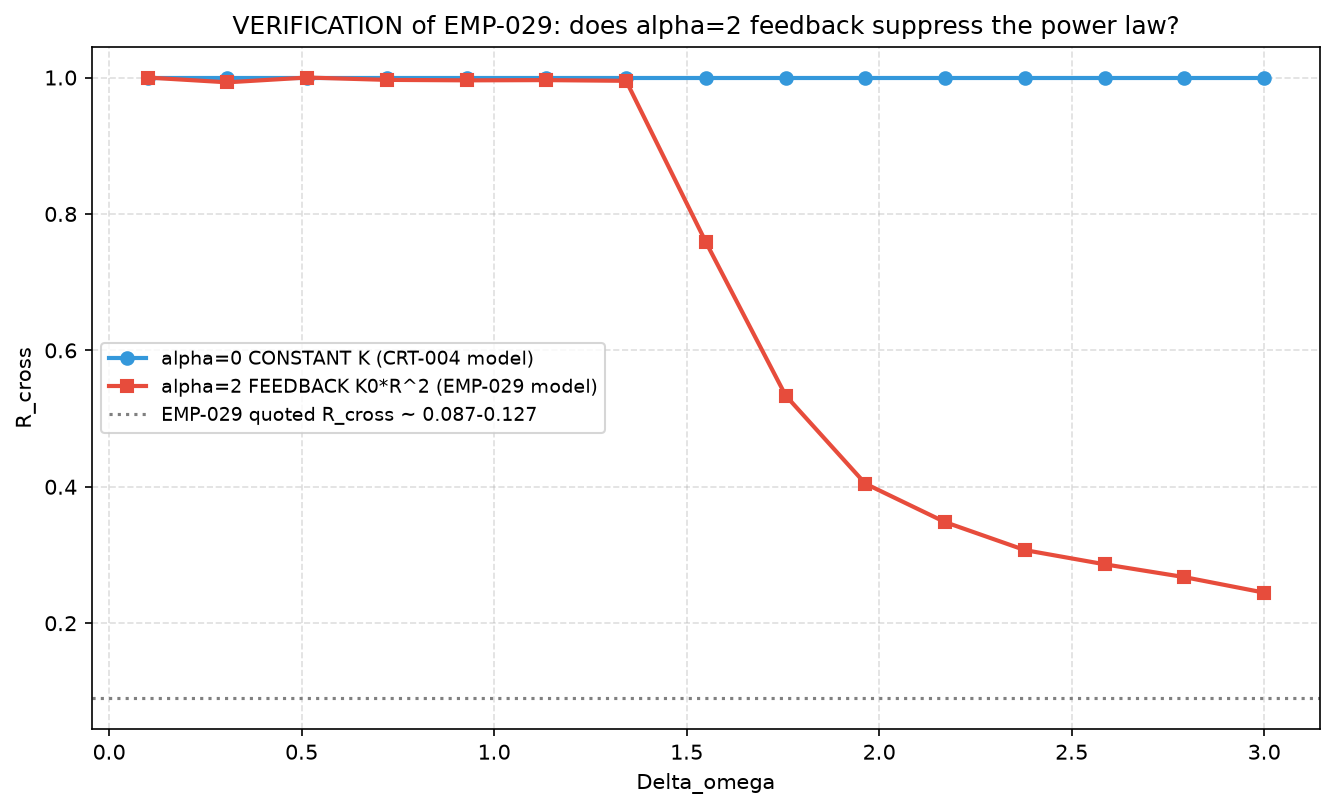

Generate this figure with Python:
"""
TARGETED VERIFICATION of EMP-029 (minimax): "flat gamma~0 in symmetric two-cluster
feedback Kuramoto."

KEY QUESTION: EMP-029 uses the alpha=2 FEEDBACK model (K_eff = K0*R^2), whereas
my CRT-004 adjudication (and EMP-020/EMP-015) used the alpha=0 CONSTANT-K mean-field
model. Does the presence of nonlinear feedback (alpha=2) SUPPRESS the resonance-gap
power law, producing the flat R_cross that minimax observed?

If YES: the "resonance-gap exponent" exists ONLY in the alpha=0 / constant-K model,
and EMP-029's flat result is fully expected (different model), NOT a contradiction.
This is the reconciliation between the gamma~1.58 camp and the gamma~0 camp.

We implement BOTH models on an identical two-cluster lattice and compare R_cross(dw):
  Model CONST-K (alpha=0): K_eff = K0 constant
  Model FB (alpha=2):      K_eff = K0 * R^2   (R = global order parameter)
"""
import numpy as np
import matplotlib
matplotlib.use('Agg')
import matplotlib.pyplot as plt

N_PER = 30
K0 = 2.0
ALPHA = 2
SIGMA = 0.1
DT = 0.05
T_SETTLE = 30.0
T_MEAS = 20.0


def sim_two_cluster(dw, model='constK', alpha=2.0, sigma=0.1, K0=2.0,
                    T_settle=30.0, T_meas=20.0, dt=0.05, seed=1):
    np.random.seed(seed)
    N = 2 * N_PER
    # intra-cluster dispersion
    d1 = np.random.normal(0, sigma, N_PER)
    d2 = np.random.normal(0, sigma, N_PER)
    w1 = -0.5 * dw + d1
    w2 = 0.5 * dw + d2
    omega = np.concatenate([w1, w2])
    theta = np.random.uniform(-np.pi, np.pi, N)
    n_set = int(T_settle / dt)
    n_meas = int(T_meas / dt)
    for _ in range(n_set):
        z = np.mean(np.exp(1j * theta))
        R = np.abs(z)
        psi = np.angle(z)
        if model == 'fb':
            Kef = K0 * (R ** alpha)
        else:
            Kef = K0
        theta = theta + (omega + Kef * np.sin(psi - theta)) * dt
    coh = []
    for _ in range(n_meas):
        z = np.mean(np.exp(1j * theta))
        R = np.abs(z)
        psi = np.angle(z)
        if model == 'fb':
            Kef = K0 * (R ** alpha)
        else:
            Kef = K0
        theta = theta + (omega + Kef * np.sin(psi - theta)) * dt
        z1 = np.mean(np.exp(1j * theta[:N_PER]))
        z2 = np.mean(np.exp(1j * theta[N_PER:]))
        if np.abs(z1) > 1e-4 and np.abs(z2) > 1e-4:
            coh.append(np.exp(1j * (np.angle(z1) - np.angle(z2))))
        else:
            coh.append(0.0)
    return np.abs(np.mean(coh))


dw = np.linspace(0.1, 3.0, 15)

results = {'constK': [], 'fb': []}
for model in ['constK', 'fb']:
    for w in dw:
        # average over a few seeds
        vals = [sim_two_cluster(w, model=model, alpha=ALPHA, sigma=SIGMA,
                                K0=K0, seed=s) for s in [1, 2, 3]]
        results[model].append(np.mean(vals))

fig, ax = plt.subplots(figsize=(9, 5.5))
ax.plot(dw, results['constK'], 'o-', color='#3498db', lw=2, label='alpha=0 CONSTANT K (CRT-004 model)')
ax.plot(dw, results['fb'], 's-', color='#e74c3c', lw=2, label='alpha=2 FEEDBACK K0*R^2 (EMP-029 model)')
ax.axhline(0.09, color='gray', ls=':', label='EMP-029 quoted R_cross ~ 0.087-0.127')
ax.set_xlabel('Delta_omega')
ax.set_ylabel('R_cross')
ax.set_title('VERIFICATION of EMP-029: does alpha=2 feedback suppress the power law?')
ax.grid(True, ls='--', alpha=0.4)
ax.legend(fontsize=9)
plt.tight_layout()
out = 'verify_emp029_feedback_vs_constK.png'
plt.savefig(out, dpi=150, bbox_inches='tight')
print('saved', out)
plt.close()

from scipy.optimize import curve_fit
def pl(x, a, g):
    return a * (x ** (-g))
for model in ['constK', 'fb']:
    r = np.array(results[model])
    m = r > 1e-4
    try:
        popt, _ = curve_fit(pl, dw[m], r[m], p0=[1.0, 1.0], maxfev=20000)
        print('%-8s global power-law fit gamma = %.4f' % (model, popt[1]))
    except Exception as e:
        print('%-8s fit failed' % model)
print('constK R_cross range: %.3f .. %.3f' % (min(results['constK']), max(results['constK'])))
print('fb      R_cross range: %.3f .. %.3f' % (min(results['fb']), max(results['fb'])))
